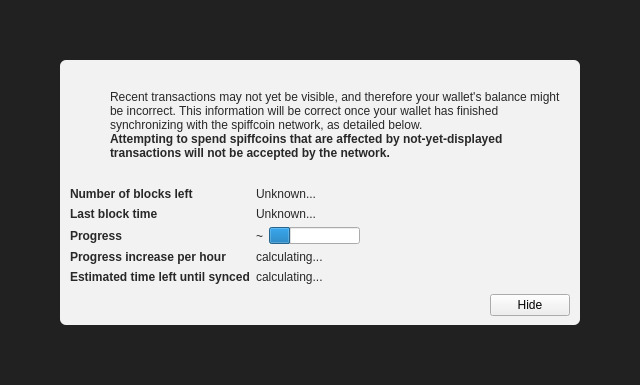
<?xml version="1.0" encoding="UTF-8"?>
<ui version="4.0">
 <class>ModalOverlay</class>
 <widget class="ModalOverlay" name="ModalOverlay">
  <property name="geometry">
   <rect>
    <x>0</x>
    <y>0</y>
    <width>640</width>
    <height>385</height>
   </rect>
  </property>
  <property name="windowTitle">
   <string>Form</string>
  </property>
  <layout class="QVBoxLayout" name="verticalLayout" stretch="0">
   <property name="sizeConstraint">
    <enum>QLayout::SetDefaultConstraint</enum>
   </property>
   <property name="leftMargin">
    <number>0</number>
   </property>
   <property name="topMargin">
    <number>0</number>
   </property>
   <property name="rightMargin">
    <number>0</number>
   </property>
   <property name="bottomMargin">
    <number>0</number>
   </property>
   <item>
    <widget class="QWidget" name="bgWidget" native="true">
     <property name="styleSheet">
      <string notr="true">#bgWidget { background: rgba(0,0,0,220); }</string>
     </property>
     <layout class="QVBoxLayout" name="verticalLayoutMain" stretch="1">
      <property name="leftMargin">
       <number>60</number>
      </property>
      <property name="topMargin">
       <number>60</number>
      </property>
      <property name="rightMargin">
       <number>60</number>
      </property>
      <property name="bottomMargin">
       <number>60</number>
      </property>
      <item>
       <widget class="QWidget" name="contentWidget" native="true">
        <property name="styleSheet">
         <string notr="true">#contentWidget { background: rgba(255,255,255,240); border-radius: 6px; }

QLabel { color: rgb(40,40,40);  }</string>
        </property>
        <layout class="QVBoxLayout" name="verticalLayoutSub" stretch="1,0,0,0">
         <property name="spacing">
          <number>0</number>
         </property>
         <property name="leftMargin">
          <number>10</number>
         </property>
         <property name="topMargin">
          <number>10</number>
         </property>
         <property name="rightMargin">
          <number>10</number>
         </property>
         <property name="bottomMargin">
          <number>10</number>
         </property>
         <item>
          <layout class="QHBoxLayout" name="horizontalLayoutIconText" stretch="0,1">
           <property name="topMargin">
            <number>20</number>
           </property>
           <item>
            <layout class="QVBoxLayout" name="verticalLayoutIcon">
             <property name="leftMargin">
              <number>0</number>
             </property>
             <item>
              <widget class="QPushButton" name="warningIcon">
               <property name="enabled">
                <bool>false</bool>
               </property>
               <property name="text">
                <string/>
               </property>
               <property name="icon">
                <iconset>
                 <normaloff>:/icons/warning</normaloff>
                 <disabledoff>:/icons/warning</disabledoff>:/icons/warning</iconset>
               </property>
               <property name="iconSize">
                <size>
                 <width>48</width>
                 <height>48</height>
                </size>
               </property>
               <property name="flat">
                <bool>true</bool>
               </property>
              </widget>
             </item>
             <item>
              <spacer name="verticalSpacerWarningIcon">
               <property name="orientation">
                <enum>Qt::Vertical</enum>
               </property>
               <property name="sizeHint" stdset="0">
                <size>
                 <width>20</width>
                 <height>40</height>
                </size>
               </property>
              </spacer>
             </item>
            </layout>
           </item>
           <item>
            <layout class="QVBoxLayout" name="verticalLayoutInfoText">
             <property name="leftMargin">
              <number>0</number>
             </property>
             <property name="topMargin">
              <number>0</number>
             </property>
             <item>
              <widget class="QLabel" name="infoText">
               <property name="text">
                <string>Recent transactions may not yet be visible, and therefore your wallet's balance might be incorrect. This information will be correct once your wallet has finished synchronizing with the spiffcoin network, as detailed below.</string>
               </property>
               <property name="textFormat">
                <enum>Qt::RichText</enum>
               </property>
               <property name="wordWrap">
                <bool>true</bool>
               </property>
              </widget>
             </item>
             <item>
              <widget class="QLabel" name="infoTextStrong">
               <property name="font">
                <font>
                 <weight>75</weight>
                 <bold>true</bold>
                </font>
               </property>
               <property name="text">
                <string>Attempting to spend spiffcoins that are affected by not-yet-displayed transactions will not be accepted by the network.</string>
               </property>
               <property name="textFormat">
                <enum>Qt::RichText</enum>
               </property>
               <property name="wordWrap">
                <bool>true</bool>
               </property>
              </widget>
             </item>
             <item>
              <spacer name="verticalSpacerInTextSpace">
               <property name="orientation">
                <enum>Qt::Vertical</enum>
               </property>
               <property name="sizeHint" stdset="0">
                <size>
                 <width>20</width>
                 <height>40</height>
                </size>
               </property>
              </spacer>
             </item>
            </layout>
           </item>
          </layout>
         </item>
         <item>
          <spacer name="verticalSpacerAfterText">
           <property name="orientation">
            <enum>Qt::Vertical</enum>
           </property>
           <property name="sizeHint" stdset="0">
            <size>
             <width>20</width>
             <height>40</height>
            </size>
           </property>
          </spacer>
         </item>
         <item>
          <layout class="QFormLayout" name="formLayout">
           <property name="fieldGrowthPolicy">
            <enum>QFormLayout::FieldsStayAtSizeHint</enum>
           </property>
           <property name="horizontalSpacing">
            <number>6</number>
           </property>
           <property name="verticalSpacing">
            <number>6</number>
           </property>
           <property name="topMargin">
            <number>10</number>
           </property>
           <item row="0" column="0">
            <widget class="QLabel" name="labelNumberOfBlocksLeft">
             <property name="font">
              <font>
               <weight>75</weight>
               <bold>true</bold>
              </font>
             </property>
             <property name="text">
              <string>Number of blocks left</string>
             </property>
            </widget>
           </item>
           <item row="0" column="1">
            <widget class="QLabel" name="numberOfBlocksLeft">
             <property name="text">
              <string>Unknown...</string>
             </property>
            </widget>
           </item>
           <item row="1" column="0">
            <widget class="QLabel" name="labelLastBlockTime">
             <property name="font">
              <font>
               <weight>75</weight>
               <bold>true</bold>
              </font>
             </property>
             <property name="text">
              <string>Last block time</string>
             </property>
            </widget>
           </item>
           <item row="1" column="1">
            <widget class="QLabel" name="newestBlockDate">
             <property name="sizePolicy">
              <sizepolicy hsizetype="Maximum" vsizetype="Preferred">
               <horstretch>0</horstretch>
               <verstretch>0</verstretch>
              </sizepolicy>
             </property>
             <property name="text">
              <string>Unknown...</string>
             </property>
            </widget>
           </item>
           <item row="2" column="0">
            <widget class="QLabel" name="labelSyncDone">
             <property name="font">
              <font>
               <weight>75</weight>
               <bold>true</bold>
              </font>
             </property>
             <property name="text">
              <string>Progress</string>
             </property>
            </widget>
           </item>
           <item row="2" column="1">
            <layout class="QHBoxLayout" name="horizontalLayoutSync" stretch="0,1">
             <item>
              <widget class="QLabel" name="percentageProgress">
               <property name="text">
                <string notr="true">~</string>
               </property>
              </widget>
             </item>
             <item>
              <widget class="QProgressBar" name="progressBar">
               <property name="value">
                <number>24</number>
               </property>
               <property name="format">
                <string/>
               </property>
              </widget>
             </item>
            </layout>
           </item>
           <item row="4" column="0">
            <widget class="QLabel" name="labelProgressIncrease">
             <property name="font">
              <font>
               <weight>75</weight>
               <bold>true</bold>
              </font>
             </property>
             <property name="text">
              <string>Progress increase per hour</string>
             </property>
            </widget>
           </item>
           <item row="4" column="1">
            <widget class="QLabel" name="progressIncreasePerH">
             <property name="text">
              <string>calculating...</string>
             </property>
            </widget>
           </item>
           <item row="5" column="0">
            <widget class="QLabel" name="labelEstimatedTimeLeft">
             <property name="font">
              <font>
               <weight>75</weight>
               <bold>true</bold>
              </font>
             </property>
             <property name="text">
              <string>Estimated time left until synced</string>
             </property>
            </widget>
           </item>
           <item row="5" column="1">
            <widget class="QLabel" name="expectedTimeLeft">
             <property name="text">
              <string>calculating...</string>
             </property>
            </widget>
           </item>
          </layout>
         </item>
         <item>
          <layout class="QHBoxLayout" name="horizontalLayoutButtons">
           <property name="leftMargin">
            <number>10</number>
           </property>
           <property name="topMargin">
            <number>10</number>
           </property>
           <item>
            <spacer name="horizontalSpacer">
             <property name="orientation">
              <enum>Qt::Horizontal</enum>
             </property>
             <property name="sizeHint" stdset="0">
              <size>
               <width>40</width>
               <height>20</height>
              </size>
             </property>
            </spacer>
           </item>
           <item>
            <widget class="QPushButton" name="closeButton">
             <property name="text">
              <string>Hide</string>
             </property>
            </widget>
           </item>
          </layout>
         </item>
        </layout>
       </widget>
      </item>
     </layout>
    </widget>
   </item>
  </layout>
 </widget>
 <customwidgets>
  <customwidget>
   <class>ModalOverlay</class>
   <extends>QWidget</extends>
   <header>modaloverlay.h</header>
   <container>1</container>
  </customwidget>
 </customwidgets>
 <resources/>
 <connections/>
</ui>
